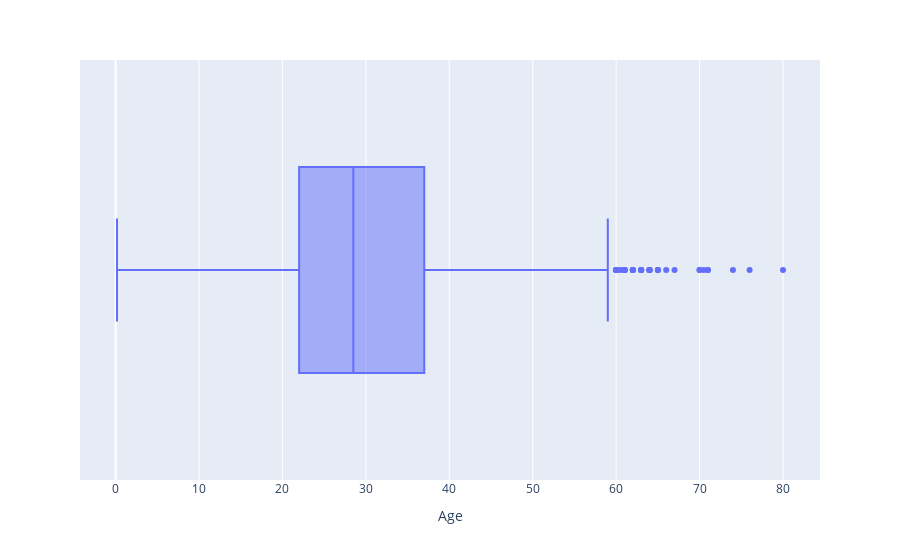

The cell this chart's notebook holds for it:
### Code cell
fig = px.box(titanic, x="Age")
fig.show()

### Figure 1 — Plotly figure (JSON) as saved in the notebook; plotly's stock layout.template omitted (floating-point values rounded to 4 significant figures; data arrays with more than 128 entries replaced by an {"elided": "..."} marker saying what was removed)
{"data": [{"alignmentgroup": "True", "hovertemplate": "Age=%{x}<extra></extra>", "legendgroup": "", "marker": {"color": "#636efa"}, "name": "", "notched": false, "offsetgroup": "", "orientation": "h", "showlegend": false, "type": "box", "x": {"elided": "1309 float values"}, "x0": " ", "xaxis": "x", "y0": " ", "yaxis": "y"}], "layout": {"boxmode": "group", "legend": {"tracegroupgap": 0}, "margin": {"t": 60}, "xaxis": {"anchor": "y", "domain": [0, 1], "title": {"text": "Age"}}, "yaxis": {"anchor": "x", "domain": [0, 1]}}}
